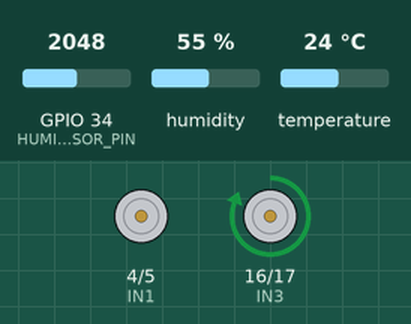
Recording of a sketch running on a simulated ESP32. On the bench: motor-driver pin pairs drawn as motors (green arrow = first pin HIGH = forward, orange = second pin HIGH = backward, longer = more drive). Inputs (shaded band) come from the test bench; at power-on: temperature 24 °C, GPIO 34 (HUMIDITY_SENSOR_PIN) = 2048, humidity 55 %. WiFi joins after 1.5 s; servers stay silent unless stated; uploads are accepted with an empty reply; what the sketch prints to the serial monitor is not drawn.

Above: at 4.7 s.
4.8 s: temperature set to 26 °C
7.5 s: temperature set to 29 °C
At 8.7 s:
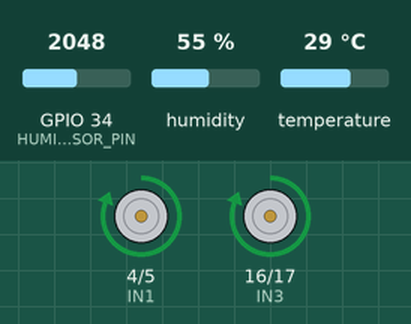
10.2 s: GPIO 34 (HUMIDITY_SENSOR_PIN) set to 1928
At 13.1 s:
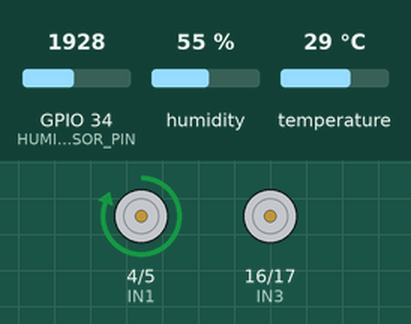
13.5 s: GPIO 34 (HUMIDITY_SENSOR_PIN) set to 2040
At 14.6 s:
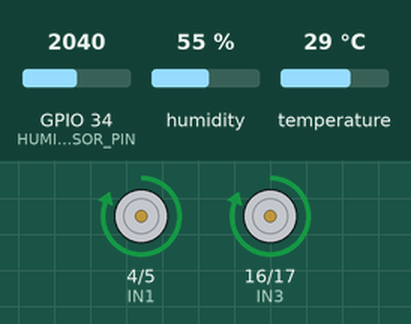
16.2 s: GPIO 34 (HUMIDITY_SENSOR_PIN) set to 1960
At 40.0 s:
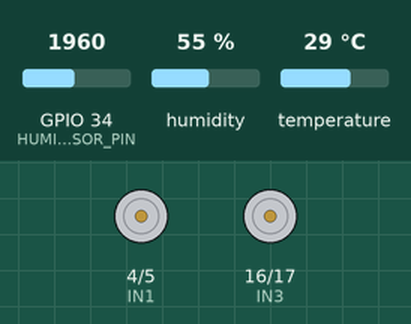
Timing chart, 0 to 40.4 s (numbered marks = the images above; inputs shaded):
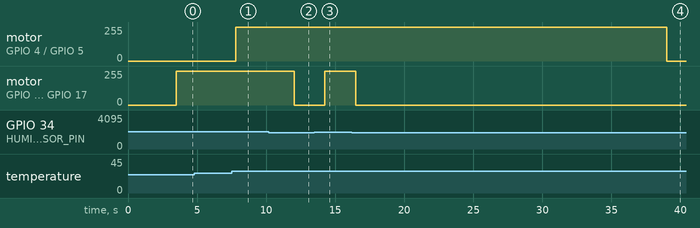

The sketch:

ESP32-sol-dht11-dashboard.ino
```cpp
#include <DHT.h>
#include <WiFi.h>
#include <HTTPClient.h>

// Définition des broches
#define HUMIDITY_SENSOR_PIN 34  // AO du capteur d'humidité sol
#define DHTPIN 15               // GPIO du DHT11
#define DHTTYPE DHT11

// L298N - Pompe à eau (IN3, IN4)
#define IN3 16
#define IN4 17

// L298N - Ventilateur (IN1, IN2)
#define IN1 4
#define IN2 5

const int HUMIDITY_THRESHOLD = 2000;
const unsigned long FAN_RUN_DURATION = 30000;

DHT dht(DHTPIN, DHTTYPE);

// WiFi
const char* ssid = "Orange-DB5B";
const char* password = "skandar13280060";
const char* serverUrl = "http://192.168.1.139:8000/alert"; // IP de ton PC

unsigned long fanActivationTime = 0;
bool fanOn = false;
bool pumpOn = false;

void setup() {
  Serial.begin(115200);
  delay(2000);

  WiFi.begin(ssid, password);
  Serial.print("Connexion au WiFi");
  while (WiFi.status() != WL_CONNECTED) {
    delay(500);
    Serial.print(".");
  }
  Serial.println("\n✅ Connecté au WiFi");

  dht.begin();

  pinMode(IN1, OUTPUT);
  pinMode(IN2, OUTPUT);
  pinMode(IN3, OUTPUT);
  pinMode(IN4, OUTPUT);

  digitalWrite(IN1, LOW);
  digitalWrite(IN2, LOW);
  digitalWrite(IN3, LOW);
  digitalWrite(IN4, LOW);

  Serial.println("🟢 Système démarré");
  Serial.println("==================");
}

void loop() {
  int humidityValue = analogRead(HUMIDITY_SENSOR_PIN);
  Serial.print("💧 Humidité sol : ");
  Serial.println(humidityValue);

  if (humidityValue > HUMIDITY_THRESHOLD) {
    Serial.println("🔴 Sol sec détecté, pompe activée");
    digitalWrite(IN3, HIGH);
    digitalWrite(IN4, LOW);
    if (!pumpOn) {
      pumpOn = true;
      envoyerDonnee("pompe", "on");
    }
  } else {
    Serial.println("🟢 Sol humide, pompe désactivée");
    digitalWrite(IN3, LOW);
    digitalWrite(IN4, LOW);
    if (pumpOn) {
      pumpOn = false;
      envoyerDonnee("pompe", "off");
    }
  }

  float rawTemp = dht.readTemperature();
  float correctedTemp = rawTemp ;  // Correction empirique
  float humidityAir = dht.readHumidity();

  if (isnan(correctedTemp) || isnan(humidityAir)) {
    Serial.println("Erreur lecture DHT11");
  } else {
    Serial.print("🌡 Température corrigée : ");
    Serial.print(correctedTemp);
    Serial.print(" °C | Humidité air: ");
    Serial.print(humidityAir);
    Serial.println(" %");

    if (!fanOn && correctedTemp > 27) {
      Serial.println("→ Ventilateur ACTIVÉ");
      digitalWrite(IN1, HIGH);
      digitalWrite(IN2, LOW);
      fanActivationTime = millis();
      fanOn = true;
      envoyerDonnee("ventilateur", "on");
    }

    if (fanOn && (millis() - fanActivationTime >= FAN_RUN_DURATION)) {
      Serial.println("→ Ventilateur ÉTEINT");
      digitalWrite(IN1, LOW);
      digitalWrite(IN2, LOW);
      fanOn = false;
      envoyerDonnee("ventilateur", "off");
    }
  }

  Serial.println("----------------------------------");
  delay(2000);
}

// --- Envoi HTTP vers Streamlit/FastAPI ---
void envoyerDonnee(String capteur, String valeur) {
  if (WiFi.status() == WL_CONNECTED) {
    HTTPClient http;
    http.begin(serverUrl);
    http.addHeader("Content-Type", "application/json");

    String json = "{\"device\": \"ESP32-Garden\", \"sensor\": \"" + capteur + "\", \"value\": \"" + valeur + "\"}";
    int httpResponseCode = http.POST(json);

    Serial.print("📤 Envoi ");
    Serial.print(capteur);
    Serial.print(" = ");
    Serial.print(valeur);
    Serial.print(" | Code réponse : ");
    Serial.println(httpResponseCode);

    if (httpResponseCode > 0) {
      String response = http.getString();
      Serial.println("📩 Réponse serveur : " + response);
    }

    http.end();
  } else {
    Serial.println("❌ WiFi non connecté");
  }
}
```

Measured:
- the behaviour switches between 27 and 28 °C on temperature (found by bisection; images 0 and 1)
- the behaviour switches between 2001 and 2000 on GPIO 34 (HUMIDITY_SENSOR_PIN) (found by bisection; images 1 and 2)
- after the input at 4.8 s, every drawn part: stays the same
- after the input at 7.5 s, motor on GPIO 4 (IN1) / GPIO 5 (IN2): stopped → forward 255/255 after 0.29 s
- after the input at 10.2 s, motor on GPIO 16 (IN3) / GPIO 17 (IN4): forward 255/255 → stopped after 1.8 s
- after the input at 13.5 s, motor on GPIO 16 (IN3) / GPIO 17 (IN4): stopped → forward 255/255 after 0.75 s
- after the input at 16.2 s, motor on GPIO 16 (IN3) / GPIO 17 (IN4): forward 255/255 → stopped after 0.28 s
